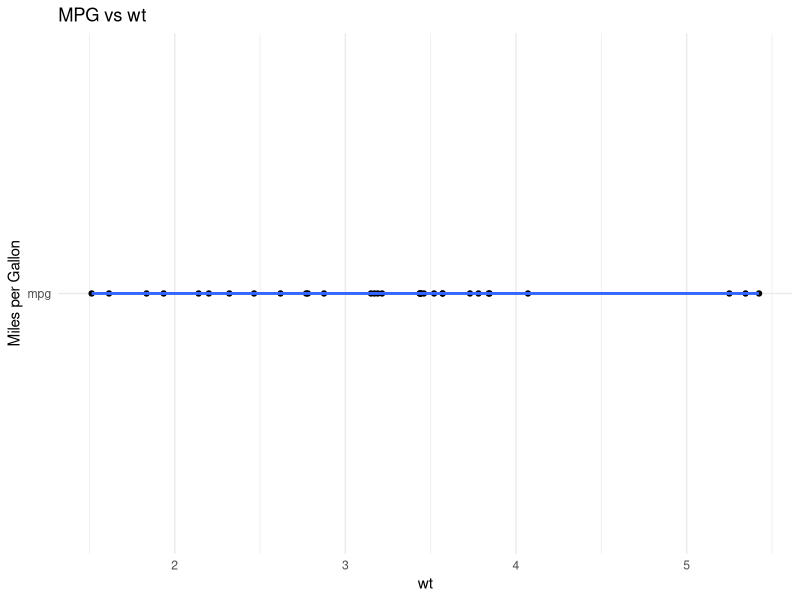
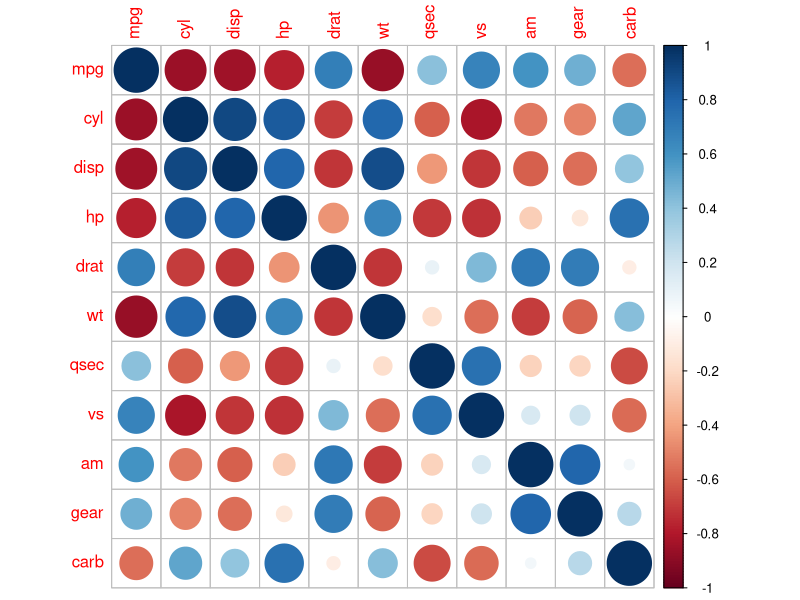

R code for these plots, in order:
library(MASS)
library(ggplot2)
library(corrplot)

data(mtcars)

mtcars_matrix <- as.matrix(mtcars)
rownames(mtcars_matrix) <- rownames(mtcars)

# the questions of the assignment:
# Transpose of the matrix
mtcars_transpose <- t(mtcars_matrix)

# Product of the matrix and its transpose
product_matrix <- mtcars_matrix %*% mtcars_transpose

# Select 3 continuous variables and create a 3x3 matrix
selected_matrix <- mtcars_matrix[1:3, c("mpg", "disp", "hp")]

# Check if the matrix is invertible by finding its determinant
det_selected_matrix <- det(selected_matrix)
if(det_selected_matrix != 0) {
  # Compute its inverse
  inverse_matrix <- solve(selected_matrix)
} else {
  print("the matrix isn't invertible")
}

# Calculate the column means using matrix operations
column_means <- colMeans(mtcars_matrix)

# Identify the car with the highest horsepower (hp)
max_hp_car <- rownames(mtcars)[which.max(mtcars$hp)]

# Create a correlation matrix from the original matrix
correlation_matrix <- cor(mtcars)

# Find the variable that has the highest average correlation coefficient with all other variables
avg_correlation <- colMeans(correlation_matrix)
max_correlation_variable <- names(which.max(avg_correlation))

# Is an automatic or manual transmission better for MPG
# Quantify the MPG difference between automatic and manual transmissions
transmission_mpg <- aggregate(mpg ~ am, data = mtcars, FUN = mean)
mpg_difference <- diff(transmission_mpg$mpg)
t_test_result = t.test(mpg~am, data = mtcars)

# Try to looking at relationships between multiple variables
# Analyze at least one dependent variable and three independent variables
linear_model <- lm(mpg ~ wt + hp + qsec, data = mtcars)

# Summary of the linear model to check the relationships
summary(linear_model)

# Stepwise regression for model fitting
full_model <- lm(mpg ~ ., data = mtcars)
stepwise_model <- stepAIC(full_model, direction = "both")

# Summary of the stepwise regression model
summary(stepwise_model)

# Visualize the results of the stepwise regression
# Plotting MPG against the most significant variable from the stepwise model
significant_variable <- names(which.min(summary(stepwise_model)$coefficients[, "Pr(>|t|)"]))
significant_variable_sym <- rlang::sym(significant_variable)
ggplot(mtcars, aes(x = !!significant_variable_sym, y = "mpg")) + 
  geom_point() +
  geom_smooth(method = "lm", se = FALSE) +
  labs(title = paste("MPG vs", significant_variable), x = significant_variable, y = "Miles per Gallon") +
  theme_minimal()

# Visualize the correlation matrix using corrplot
corrplot(correlation_matrix, method = "circle")



